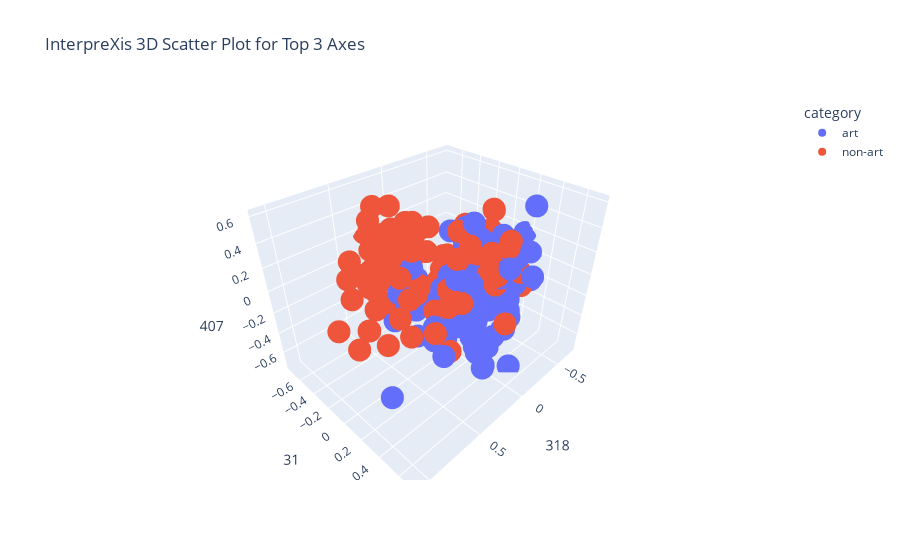

The notebook cell saved with this chart:
### Code cell
# plot values for top 3 axes as 3d scatter plot (318, 31, 407)
import plotly.express as px

# plot umap results with plotly
fig = px.scatter_3d(
    df_top3, x='318', y='31', z='407', color='category',
    # labels={'color': 'rgb color'},
    title='InterpreXis 3D Scatter Plot for Top 3 Axes'
)

# hide legend
# fig.update_layout(showlegend=False)
fig.show()
